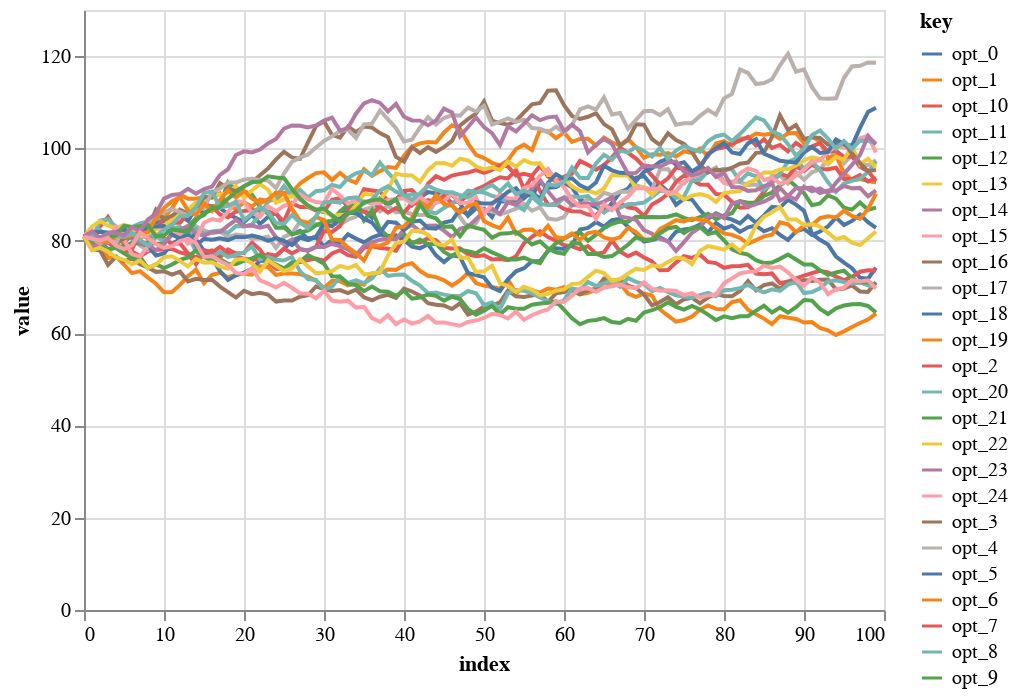

Here is the notebook cell this chart was saved with:
### Code cell
import altair as alt


alt.Chart(df).mark_line().transform_fold(list(df.columns.drop('index'))).encode(
    x="index:Q",
    y="value:Q",
    color='key:N'

)
